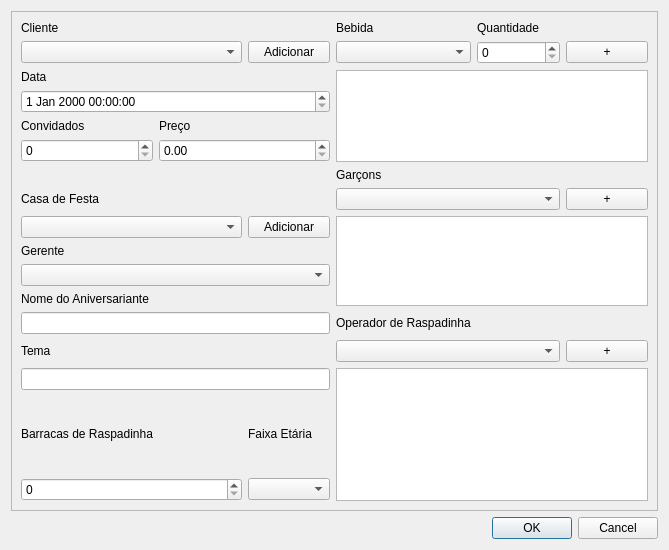
<?xml version="1.0" encoding="UTF-8"?>
<ui version="4.0">
 <class>Add_Festa</class>
 <widget class="QDialog" name="Add_Festa">
  <property name="geometry">
   <rect>
    <x>0</x>
    <y>0</y>
    <width>669</width>
    <height>550</height>
   </rect>
  </property>
  <property name="windowTitle">
   <string>Dialog</string>
  </property>
  <layout class="QGridLayout" name="gridLayout_2">
   <item row="0" column="0" colspan="2">
    <widget class="QFrame" name="frame">
     <property name="frameShape">
      <enum>QFrame::StyledPanel</enum>
     </property>
     <property name="frameShadow">
      <enum>QFrame::Raised</enum>
     </property>
     <layout class="QGridLayout" name="gridLayout">
      <item row="0" column="0">
       <widget class="QLabel" name="cliente_label">
        <property name="text">
         <string>Cliente</string>
        </property>
       </widget>
      </item>
      <item row="0" column="3">
       <widget class="QLabel" name="bebida_label">
        <property name="text">
         <string>Bebida</string>
        </property>
       </widget>
      </item>
      <item row="0" column="4">
       <widget class="QLabel" name="quantidade_label">
        <property name="text">
         <string>Quantidade</string>
        </property>
       </widget>
      </item>
      <item row="1" column="0" colspan="2">
       <widget class="QComboBox" name="cliente_comboBox"/>
      </item>
      <item row="1" column="2">
       <widget class="QPushButton" name="cliente_pushButton">
        <property name="text">
         <string>Adicionar</string>
        </property>
       </widget>
      </item>
      <item row="1" column="3">
       <widget class="QComboBox" name="bebida_comboBox"/>
      </item>
      <item row="1" column="4">
       <widget class="QSpinBox" name="quantidade_spinBox">
        <property name="maximum">
         <number>99999</number>
        </property>
       </widget>
      </item>
      <item row="1" column="5">
       <widget class="QPushButton" name="quantidade_pushButton">
        <property name="text">
         <string>+</string>
        </property>
       </widget>
      </item>
      <item row="2" column="0">
       <widget class="QLabel" name="data_label">
        <property name="text">
         <string>Data</string>
        </property>
       </widget>
      </item>
      <item row="2" column="3" rowspan="4" colspan="3">
       <widget class="QTableWidget" name="bebidas_tableWidget">
        <property name="rowCount">
         <number>0</number>
        </property>
        <property name="columnCount">
         <number>0</number>
        </property>
       </widget>
      </item>
      <item row="3" column="0" colspan="3">
       <widget class="QDateTimeEdit" name="data_timeEdit"/>
      </item>
      <item row="4" column="0">
       <widget class="QLabel" name="convidados_label">
        <property name="text">
         <string>Convidados</string>
        </property>
       </widget>
      </item>
      <item row="4" column="1">
       <widget class="QLabel" name="preco_label">
        <property name="text">
         <string>Preço</string>
        </property>
       </widget>
      </item>
      <item row="5" column="0">
       <widget class="QSpinBox" name="convidados_spinBox">
        <property name="maximum">
         <number>99999</number>
        </property>
       </widget>
      </item>
      <item row="5" column="1" colspan="2">
       <widget class="QDoubleSpinBox" name="preco_spinBox">
        <property name="maximum">
         <double>999999.989999999990687</double>
        </property>
       </widget>
      </item>
      <item row="6" column="3">
       <widget class="QLabel" name="garcons_label">
        <property name="text">
         <string>Garçons</string>
        </property>
       </widget>
      </item>
      <item row="7" column="0">
       <widget class="QLabel" name="casaDeFesta_label">
        <property name="text">
         <string>Casa de Festa</string>
        </property>
       </widget>
      </item>
      <item row="7" column="3" colspan="2">
       <widget class="QComboBox" name="garcons_comboBox"/>
      </item>
      <item row="7" column="5">
       <widget class="QPushButton" name="garcons_addButton">
        <property name="text">
         <string>+</string>
        </property>
       </widget>
      </item>
      <item row="8" column="0" colspan="2">
       <widget class="QComboBox" name="casaDeFesta_comboBox"/>
      </item>
      <item row="8" column="2">
       <widget class="QPushButton" name="casaDeFesta_pushButton">
        <property name="text">
         <string>Adicionar</string>
        </property>
       </widget>
      </item>
      <item row="9" column="0">
       <widget class="QLabel" name="gerente_label">
        <property name="text">
         <string>Gerente</string>
        </property>
       </widget>
      </item>
      <item row="11" column="0">
       <widget class="QLabel" name="aniversariante_label">
        <property name="text">
         <string>Nome do Aniversariante</string>
        </property>
       </widget>
      </item>
      <item row="12" column="0" colspan="3">
       <widget class="QLineEdit" name="aniversariante_lineEdit">
        <property name="maxLength">
         <number>75</number>
        </property>
       </widget>
      </item>
      <item row="13" column="0">
       <widget class="QLabel" name="tema_label">
        <property name="text">
         <string>Tema</string>
        </property>
       </widget>
      </item>
      <item row="14" column="0" colspan="3">
       <widget class="QLineEdit" name="tema_lineEdit">
        <property name="maxLength">
         <number>30</number>
        </property>
       </widget>
      </item>
      <item row="15" column="0">
       <widget class="QLabel" name="barracas_label">
        <property name="text">
         <string>Barracas de Raspadinha</string>
        </property>
       </widget>
      </item>
      <item row="15" column="2">
       <widget class="QLabel" name="faixa_label">
        <property name="text">
         <string>Faixa Etária</string>
        </property>
       </widget>
      </item>
      <item row="16" column="0" colspan="2">
       <widget class="QSpinBox" name="barracas_spinBox">
        <property name="maximum">
         <number>99999</number>
        </property>
       </widget>
      </item>
      <item row="16" column="2">
       <widget class="QComboBox" name="faixa_comboBox"/>
      </item>
      <item row="10" column="0" colspan="3">
       <widget class="QComboBox" name="gerente_comboBox"/>
      </item>
      <item row="8" column="3" rowspan="4" colspan="3">
       <widget class="QTableWidget" name="garcons_tableWidget">
        <property name="rowCount">
         <number>0</number>
        </property>
        <property name="columnCount">
         <number>0</number>
        </property>
       </widget>
      </item>
      <item row="12" column="3">
       <widget class="QLabel" name="operador_label">
        <property name="text">
         <string>Operador de Raspadinha</string>
        </property>
       </widget>
      </item>
      <item row="13" column="5">
       <widget class="QPushButton" name="garcons_addButton_2">
        <property name="text">
         <string>+</string>
        </property>
       </widget>
      </item>
      <item row="13" column="3" colspan="2">
       <widget class="QComboBox" name="operador_comboBox"/>
      </item>
      <item row="14" column="3" rowspan="3" colspan="3">
       <widget class="QTableWidget" name="garcons_tableWidget_2">
        <property name="rowCount">
         <number>0</number>
        </property>
        <property name="columnCount">
         <number>0</number>
        </property>
       </widget>
      </item>
     </layout>
    </widget>
   </item>
   <item row="1" column="0">
    <spacer name="horizontalSpacer">
     <property name="orientation">
      <enum>Qt::Horizontal</enum>
     </property>
     <property name="sizeHint" stdset="0">
      <size>
       <width>466</width>
       <height>20</height>
      </size>
     </property>
    </spacer>
   </item>
   <item row="1" column="1">
    <widget class="QDialogButtonBox" name="buttonBox">
     <property name="standardButtons">
      <set>QDialogButtonBox::Cancel|QDialogButtonBox::Ok</set>
     </property>
    </widget>
   </item>
  </layout>
 </widget>
 <resources/>
 <connections/>
</ui>
